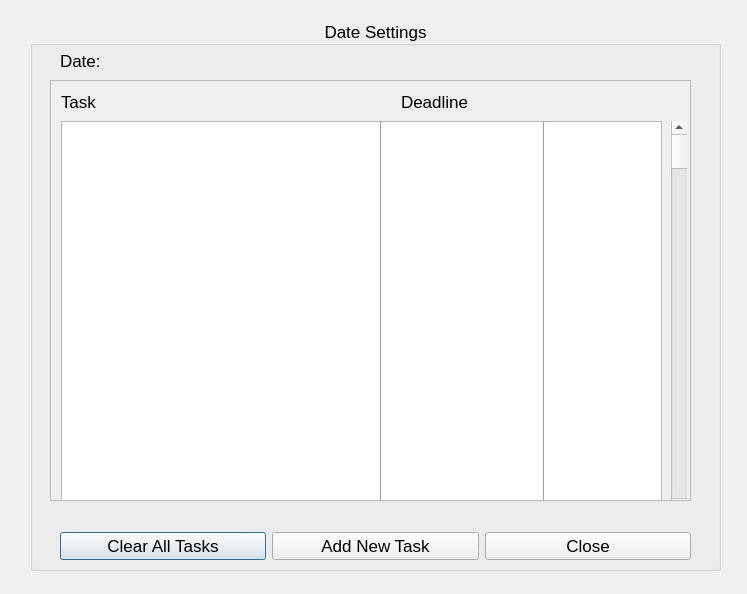
<?xml version="1.0" encoding="UTF-8"?>
<ui version="4.0">
 <class>DateSettings</class>
 <widget class="QDialog" name="DateSettings">
  <property name="geometry">
   <rect>
    <x>0</x>
    <y>0</y>
    <width>747</width>
    <height>594</height>
   </rect>
  </property>
  <property name="windowTitle">
   <string>Dialog</string>
  </property>
  <widget class="QGroupBox" name="groupBox">
   <property name="geometry">
    <rect>
     <x>30</x>
     <y>20</y>
     <width>691</width>
     <height>551</height>
    </rect>
   </property>
   <property name="font">
    <font>
     <pointsize>13</pointsize>
    </font>
   </property>
   <property name="title">
    <string>Date Settings</string>
   </property>
   <property name="alignment">
    <set>Qt::AlignmentFlag::AlignCenter</set>
   </property>
   <widget class="QScrollArea" name="scrollArea">
    <property name="geometry">
     <rect>
      <x>20</x>
      <y>60</y>
      <width>641</width>
      <height>421</height>
     </rect>
    </property>
    <property name="widgetResizable">
     <bool>true</bool>
    </property>
    <widget class="QWidget" name="scrollAreaWidgetContents">
     <property name="geometry">
      <rect>
       <x>0</x>
       <y>0</y>
       <width>639</width>
       <height>419</height>
      </rect>
     </property>
     <widget class="QScrollBar" name="verticalScrollBar">
      <property name="geometry">
       <rect>
        <x>620</x>
        <y>40</y>
        <width>16</width>
        <height>391</height>
       </rect>
      </property>
      <property name="orientation">
       <enum>Qt::Orientation::Vertical</enum>
      </property>
     </widget>
     <widget class="QListWidget" name="listWidget">
      <property name="geometry">
       <rect>
        <x>10</x>
        <y>40</y>
        <width>601</width>
        <height>391</height>
       </rect>
      </property>
      <property name="gridSize">
       <size>
        <width>5</width>
        <height>5</height>
       </size>
      </property>
      <property name="currentRow">
       <number>-1</number>
      </property>
     </widget>
     <widget class="QLabel" name="label">
      <property name="geometry">
       <rect>
        <x>10</x>
        <y>10</y>
        <width>141</width>
        <height>21</height>
       </rect>
      </property>
      <property name="text">
       <string>Task</string>
      </property>
     </widget>
     <widget class="QLabel" name="label_2">
      <property name="geometry">
       <rect>
        <x>350</x>
        <y>10</y>
        <width>111</width>
        <height>21</height>
       </rect>
      </property>
      <property name="text">
       <string>Deadline</string>
      </property>
     </widget>
     <widget class="Line" name="line">
      <property name="geometry">
       <rect>
        <x>320</x>
        <y>40</y>
        <width>20</width>
        <height>391</height>
       </rect>
      </property>
      <property name="orientation">
       <enum>Qt::Orientation::Vertical</enum>
      </property>
     </widget>
     <widget class="Line" name="line_2">
      <property name="geometry">
       <rect>
        <x>483</x>
        <y>40</y>
        <width>20</width>
        <height>391</height>
       </rect>
      </property>
      <property name="orientation">
       <enum>Qt::Orientation::Vertical</enum>
      </property>
     </widget>
    </widget>
   </widget>
   <widget class="QLabel" name="label_3">
    <property name="geometry">
     <rect>
      <x>30</x>
      <y>30</y>
      <width>211</width>
      <height>21</height>
     </rect>
    </property>
    <property name="text">
     <string>Date: </string>
    </property>
   </widget>
   <widget class="QWidget" name="layoutWidget">
    <property name="geometry">
     <rect>
      <x>30</x>
      <y>510</y>
      <width>631</width>
      <height>32</height>
     </rect>
    </property>
    <layout class="QHBoxLayout" name="horizontalLayout">
     <item>
      <widget class="QPushButton" name="ClearAllBtn">
       <property name="text">
        <string>Clear All Tasks</string>
       </property>
      </widget>
     </item>
     <item>
      <widget class="QPushButton" name="AddTaskBtn">
       <property name="text">
        <string>Add New Task</string>
       </property>
      </widget>
     </item>
     <item>
      <widget class="QPushButton" name="CloseBtn">
       <property name="text">
        <string>Close</string>
       </property>
      </widget>
     </item>
    </layout>
   </widget>
  </widget>
 </widget>
 <resources/>
 <connections/>
</ui>
